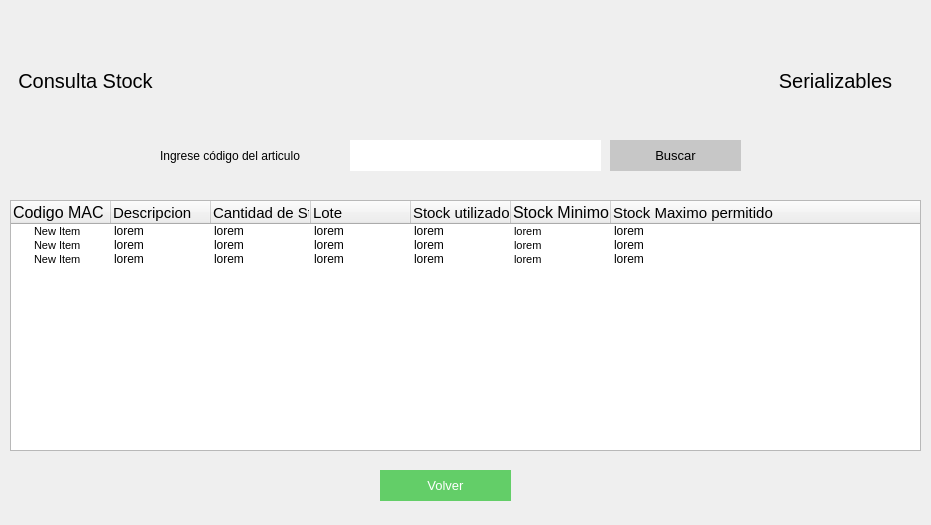
<?xml version="1.0" encoding="UTF-8"?>
<ui version="4.0">
 <class>Form</class>
 <widget class="QWidget" name="Form">
  <property name="geometry">
   <rect>
    <x>0</x>
    <y>0</y>
    <width>931</width>
    <height>525</height>
   </rect>
  </property>
  <property name="windowTitle">
   <string>Form</string>
  </property>
  <widget class="QTreeWidget" name="treeWidget">
   <property name="geometry">
    <rect>
     <x>10</x>
     <y>200</y>
     <width>911</width>
     <height>251</height>
    </rect>
   </property>
   <column>
    <property name="text">
     <string>Codigo MAC</string>
    </property>
    <property name="font">
     <font>
      <pointsize>12</pointsize>
     </font>
    </property>
   </column>
   <column>
    <property name="text">
     <string>Descripcion</string>
    </property>
    <property name="font">
     <font>
      <pointsize>11</pointsize>
     </font>
    </property>
   </column>
   <column>
    <property name="text">
     <string>Cantidad de Stock disponible</string>
    </property>
    <property name="font">
     <font>
      <pointsize>11</pointsize>
     </font>
    </property>
   </column>
   <column>
    <property name="text">
     <string>Lote</string>
    </property>
    <property name="font">
     <font>
      <pointsize>11</pointsize>
     </font>
    </property>
   </column>
   <column>
    <property name="text">
     <string>Stock utilizado en los ultimos 30 dias</string>
    </property>
    <property name="font">
     <font>
      <pointsize>11</pointsize>
     </font>
    </property>
   </column>
   <column>
    <property name="text">
     <string>Stock Minimo permitido</string>
    </property>
    <property name="font">
     <font>
      <pointsize>12</pointsize>
     </font>
    </property>
   </column>
   <column>
    <property name="text">
     <string>Stock Maximo permitido</string>
    </property>
    <property name="font">
     <font>
      <pointsize>11</pointsize>
     </font>
    </property>
   </column>
   <item>
    <property name="text">
     <string>New Item  </string>
    </property>
    <property name="font">
     <font>
      <pointsize>8</pointsize>
     </font>
    </property>
    <property name="text">
     <string>lorem</string>
    </property>
    <property name="text">
     <string>lorem</string>
    </property>
    <property name="text">
     <string>lorem</string>
    </property>
    <property name="text">
     <string>lorem</string>
    </property>
    <property name="text">
     <string>lorem</string>
    </property>
    <property name="font">
     <font>
      <pointsize>8</pointsize>
     </font>
    </property>
    <property name="text">
     <string>lorem</string>
    </property>
   </item>
   <item>
    <property name="text">
     <string>New Item</string>
    </property>
    <property name="font">
     <font>
      <pointsize>8</pointsize>
     </font>
    </property>
    <property name="text">
     <string>lorem</string>
    </property>
    <property name="text">
     <string>lorem</string>
    </property>
    <property name="text">
     <string>lorem</string>
    </property>
    <property name="text">
     <string>lorem</string>
    </property>
    <property name="text">
     <string>lorem</string>
    </property>
    <property name="font">
     <font>
      <pointsize>8</pointsize>
     </font>
    </property>
    <property name="text">
     <string>lorem</string>
    </property>
   </item>
   <item>
    <property name="text">
     <string>New Item</string>
    </property>
    <property name="font">
     <font>
      <pointsize>8</pointsize>
     </font>
    </property>
    <property name="text">
     <string>lorem</string>
    </property>
    <property name="text">
     <string>lorem</string>
    </property>
    <property name="text">
     <string>lorem</string>
    </property>
    <property name="text">
     <string>lorem</string>
    </property>
    <property name="text">
     <string>lorem</string>
    </property>
    <property name="font">
     <font>
      <pointsize>8</pointsize>
     </font>
    </property>
    <property name="text">
     <string>lorem</string>
    </property>
   </item>
  </widget>
  <widget class="QLabel" name="label_2">
   <property name="geometry">
    <rect>
     <x>0</x>
     <y>60</y>
     <width>171</width>
     <height>41</height>
    </rect>
   </property>
   <property name="styleSheet">
    <string notr="true">font-size:20px;
</string>
   </property>
   <property name="text">
    <string>Consulta Stock</string>
   </property>
   <property name="alignment">
    <set>Qt::AlignCenter</set>
   </property>
  </widget>
  <widget class="QLabel" name="label_3">
   <property name="geometry">
    <rect>
     <x>750</x>
     <y>60</y>
     <width>171</width>
     <height>41</height>
    </rect>
   </property>
   <property name="styleSheet">
    <string notr="true">font-size:20px;
</string>
   </property>
   <property name="text">
    <string>Serializables</string>
   </property>
   <property name="alignment">
    <set>Qt::AlignCenter</set>
   </property>
  </widget>
  <widget class="QPushButton" name="pushButton">
   <property name="geometry">
    <rect>
     <x>380</x>
     <y>470</y>
     <width>131</width>
     <height>31</height>
    </rect>
   </property>
   <property name="styleSheet">
    <string notr="true">background-color: rgb(99, 206, 104);
color:white;
font-size:10pt;
border:none;</string>
   </property>
   <property name="text">
    <string>Volver</string>
   </property>
  </widget>
  <widget class="QLabel" name="label">
   <property name="geometry">
    <rect>
     <x>160</x>
     <y>140</y>
     <width>171</width>
     <height>31</height>
    </rect>
   </property>
   <property name="styleSheet">
    <string notr="true">font: 11pt &quot;MS Shell Dlg 2&quot;;
text-align:center;</string>
   </property>
   <property name="text">
    <string>Ingrese código del articulo</string>
   </property>
  </widget>
  <widget class="QPushButton" name="pushButton_3">
   <property name="geometry">
    <rect>
     <x>610</x>
     <y>140</y>
     <width>131</width>
     <height>31</height>
    </rect>
   </property>
   <property name="styleSheet">
    <string notr="true">background-color: rgb(199, 199, 199);
color:black;
font-size:10pt;
border:none;</string>
   </property>
   <property name="text">
    <string>Buscar</string>
   </property>
  </widget>
  <widget class="QLineEdit" name="lineEdit">
   <property name="geometry">
    <rect>
     <x>350</x>
     <y>140</y>
     <width>251</width>
     <height>31</height>
    </rect>
   </property>
   <property name="styleSheet">
    <string notr="true">border:none;
background-color: rgb(255, 255, 255);
font: 11pt &quot;MS Shell Dlg 2&quot;;</string>
   </property>
   <property name="text">
    <string/>
   </property>
  </widget>
 </widget>
 <resources/>
 <connections/>
</ui>
